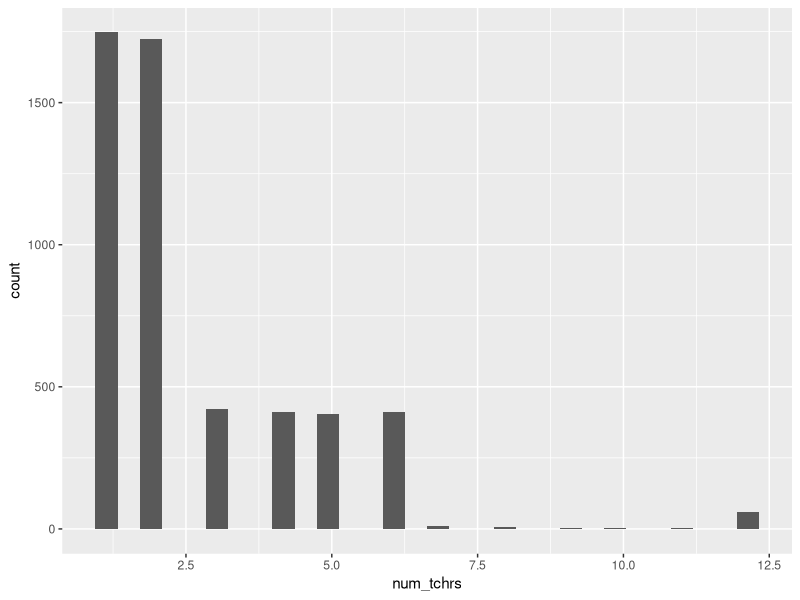
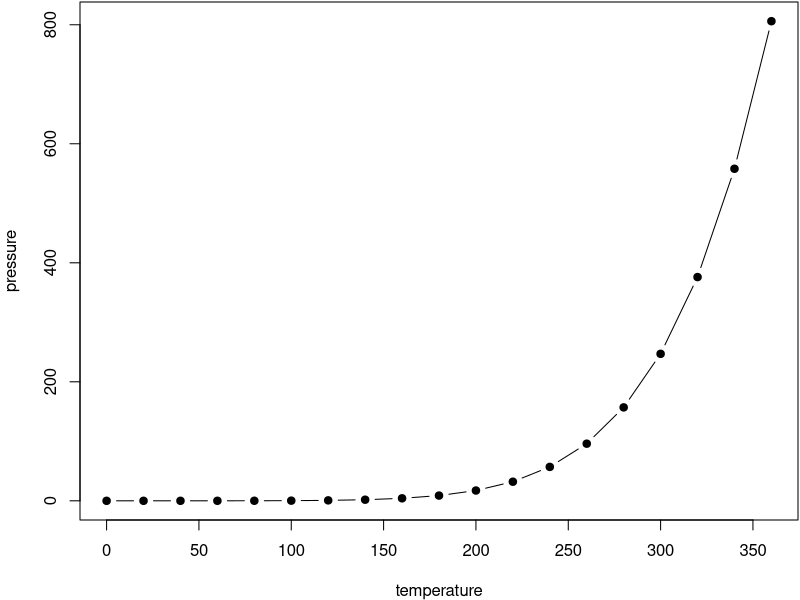

The R script that drew these images, in order:
## ---- chunk 1
df <- data.frame('Predictor' = c("MathAch", "S_ID", "SAT_M", "S_gend", "female, NB", "S_SES", "num_tchrs", "phys", "phys_tchr", "tchr1-tchr12", "w1-w12", "t1_exp-t12_exp"),
                 'Description' = c("Mach Achievement; outcome variable, score on a (fictional) math test given to students", "Student ID; a single number representation of students, from 1 to 5200", "SAT math score; ranges from 200-800 and represents the SAT math score of students prior to entering JMU.", "Student gender; a non-binary gender indicator with 0 = female, 1 = male, and 2 = other/nonbinary/fluid", "Dummy coded student gender, since gender is categorical.  Male is the reference", "Student SES; values range from 2-29 cite thing here", "Number of teachers; the number of math teachers a student had at JMU", "Physics; if a student took physics or not, with 0 = no and 1 = yes", "Physics teacher; if a student took physics, the ID of the teacher they had (ranging from 1 – 22)", "Teachers 1 through 12; teacher IDs (ranging from 1-56) of teachers students had.  If a student had less than 12 teachers, teacher ID = 0", "Weights; these represent the amount of time spent with each teacher.  Values can range from 1 (only had one teacher) to 0.083 (had 12 teachers)", "Teacher experience; Given the compact nature of this dataset, the experience of the first through twelfth teachers of each student is given in years."))

## ---- chunk 2

knitr::kable(df, booktabs = TRUE, 
             caption = 'Simulated dataset that will be used for analysis')
## ---- chunk 3
#Read in the data file
StudData <- read.csv("exampledata2.csv")

#See what it looks like
head(StudData)
summary(StudData)

## ---- chunk 4
library(ggplot2)
ggplot(data = StudData) +
  geom_histogram(aes(x = num_tchrs))

## ---- chunk 5
par(mar = c(4, 4, .1, .1))
plot(pressure, type = 'b', pch = 19)
## ---- chunk 6
knitr::kable(
  head(pressure, 10), caption = 'Here is a nice table!',
  booktabs = TRUE
)
